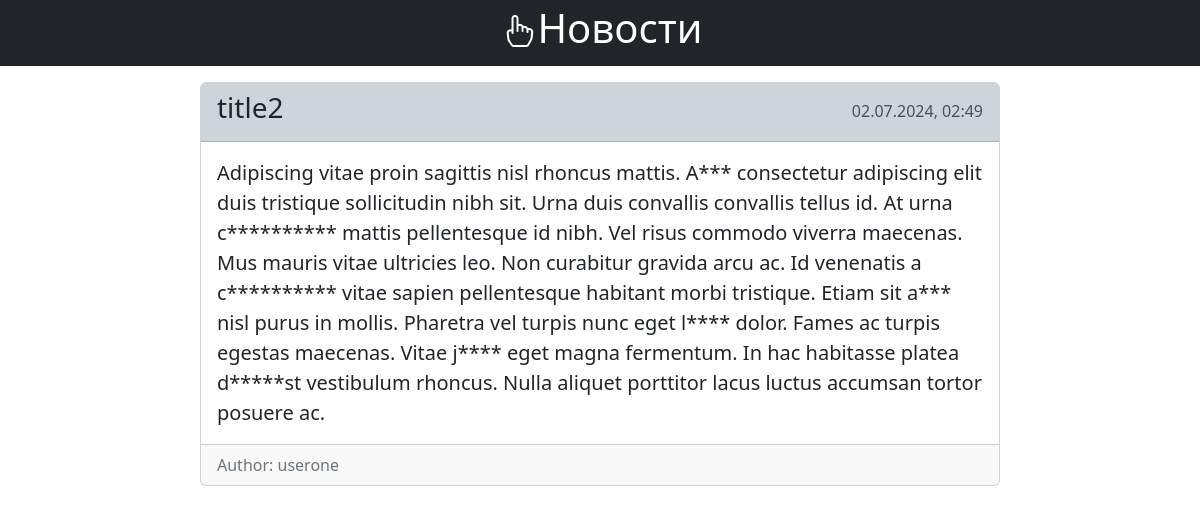
The page /news/2 on the database its author committed.
### news/models.py (models this page shows, shortened)
class Post(models.Model):
    author = models.ForeignKey(Author, on_delete=models.CASCADE)
    TYPE = (
        ('News', 'Новость'),
        ('Article', 'Статья')
    )
    categoryType = models.CharField(max_length=7, choices=TYPE)
    creationDate = models.DateTimeField(auto_now_add=True)
    postCategory = models.ManyToManyField(Category, through='PostCategory')
    title = models.CharField(max_length=150)
    text = models.TextField()
    rating = models.IntegerField(default=0)

class Author(models.Model):
    authorName = models.OneToOneField(User, on_delete=models.CASCADE)
    rating = models.IntegerField(default=0)

### news/views.py (the view)
# urls.py: path('<int:pk>', PostDetail.as_view(), name='detail')
class PostDetail(DetailView):
    model = Post
    template_name = 'news_detail.html'
    context_object_name = 'news'

### news/templatetags/censor_filter.py (called while the page is built)
@register.filter()
def censor(value):
    for bad_word in bad_words_list:
        value = value.replace(bad_word[1:], '*' * len(bad_word[1:]))
    return value

### news/templates/news/news_detail.html (shortened to what this page needs)
{% extends 'default.html' %}
{% load censor_filter %}
{% block content %}
    <div class="d-flex justify-content-center m-3">
        <div class="card" style="width: 50rem;">
            <div class="card-header d-flex justify-content-between bg-dark-subtle">
                <h3 class="card-title">{{ news.title|censor }}</h3>
                <p class="card-subtitle opacity-75 mt-2">{{ news.creationDate|date:"d.m.Y, h:i" }}</p>
            </div>
            <div class="card-body">
                <p class="card-text fs-5">{{ news.text|censor }}</p>
            </div>
            <div class="card-footer">
                <p class="card-text text-secondary">Author: {{ news.author.authorName.username }}</p>
            </div>
        </div>
    </div>
{% endblock content %}

### rows shown on the page
Post: title|censor "title2", creationDate "02.07.2024, 02:49", text|censor "Adipiscing vitae proin sagittis nisl rhoncus mattis. A*** consectetur adipiscing elit duis tristique sollicitudin nibh sit. Urna duis convallis convallis tellus id. At urna c********** mattis pellentesque id nibh. Vel risus commodo viverra maecenas. Mus mauris vitae ultricies leo. Non curabitur gravida arcu ac. Id venenatis a c********** vitae sapien pellentesque habitant morbi tristique. Etiam sit a*** nisl purus in mollis. Pharetra vel turpis nunc eget l**** dolor. Fames ac turpis egestas maecenas. Vitae j**** eget magna fermentum. In hac habitasse platea d*****st vestibulum rhoncus. Nulla aliquet porttitor lacus luctus accumsan tortor posuere ac.", author.authorName.username "userone"
